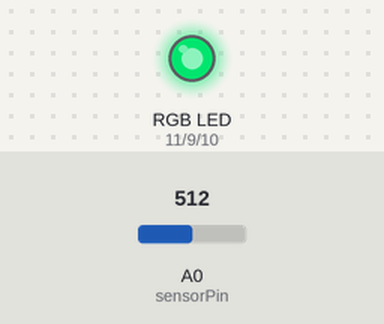
The sketch below on a simulated Arduino Uno, built with avr-gcc and run on an emulated ATmega328P. Shown: an RGB LED mixed from three pins (HIGH = lit). Inputs (shaded band) come from the test bench; at power-on: A0 (sensorPin) = 512. Dim RGB values are drawn brighter than linear.

Above: at 1.2 s.
1.3 s: A0 (sensorPin) set to 716
At 2.5 s:
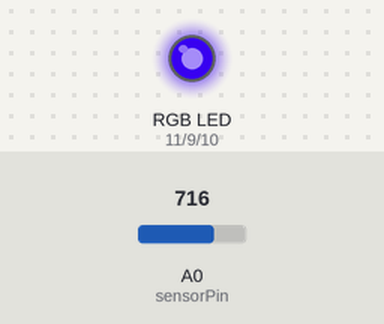
2.8 s: A0 (sensorPin) set to 900
At 3.8 s:
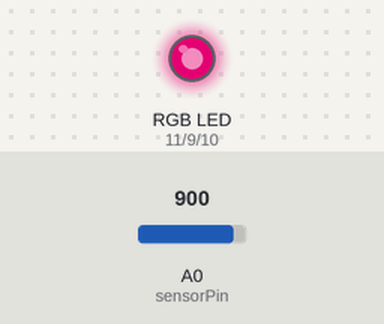
4.3 s: A0 (sensorPin) set to 1023
At 4.9 s:
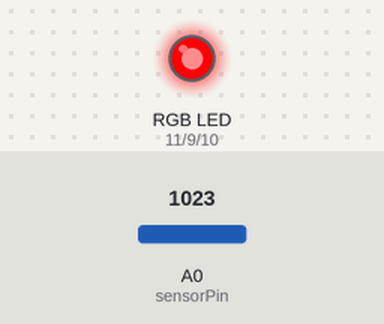
5.8 s: A0 (sensorPin) set to 306
At 7.0 s:
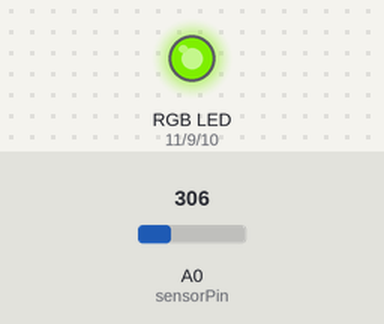
7.3 s: A0 (sensorPin) set to 122
At 8.3 s:
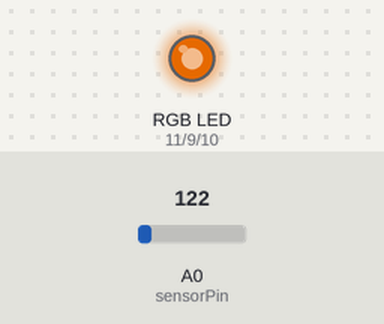
Timing chart, 0 to 9.8 s (numbered marks = the images above; inputs shaded):
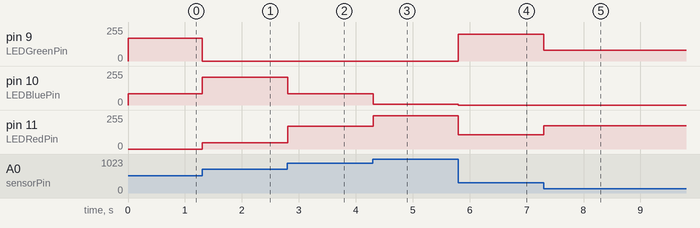

The sketch:

HSV_Pot_Fader.ino
```cpp
#include "FastLED.h"

// this is the variable we will use to store the color of our LED.  Notice
// it is a variable of type `CRGB`, a special type from the `FastLED`
// library.
CRGB color;

int LEDGreenPin = 9;
int LEDBluePin = 10;
int LEDRedPin = 11;

int sensorPin = 0;
int val;

void setup(){
  Serial.begin(9600);
}

void loop(){

  // grab the current value of the potentiometer, mapping it to [0, 255]
  val = map(analogRead(sensorPin),0,1024,0,255);

  // create a color, using the value from our pot as the "hue".  Here, we
  // set both the saturation and value to 255 (HSV).
  color = CHSV(val, 255, 255);

  // now we write this color to the LED, using the `r`, `g`, and `b`
  // attributes of our `color` object, which has already converted the HSV
  // color to RGB
  analogWrite(LEDRedPin,color.r);
  analogWrite(LEDBluePin,color.b);
  analogWrite(LEDGreenPin,color.g);
  delay(10);
}
```

Measured:
- after the input at 1.3 s, pin 9 (LEDGreenPin): 172/255 → 0/255 at once; pin 10 (LEDBluePin): 83/255 → 207/255 at once; pin 11 (LEDRedPin): 0/255 → 48/255 at once
- after the input at 2.8 s, pin 10 (LEDBluePin): 207/255 → 85/255 at once; pin 11 (LEDRedPin): 48/255 → 170/255 at once
- after the input at 4.3 s, pin 10 (LEDBluePin): 85/255 → 5/255 at once; pin 11 (LEDRedPin): 170/255 → 250/255 at once
- after the input at 5.8 s, pin 9 (LEDGreenPin): 0/255 → 202/255 at once; pin 10 (LEDBluePin): 5/255 → 0/255 at once; pin 11 (LEDRedPin): 250/255 → 107/255 at once
- after the input at 7.3 s, pin 9 (LEDGreenPin): 202/255 → 80/255 at once; pin 11 (LEDRedPin): 107/255 → 175/255 at once
